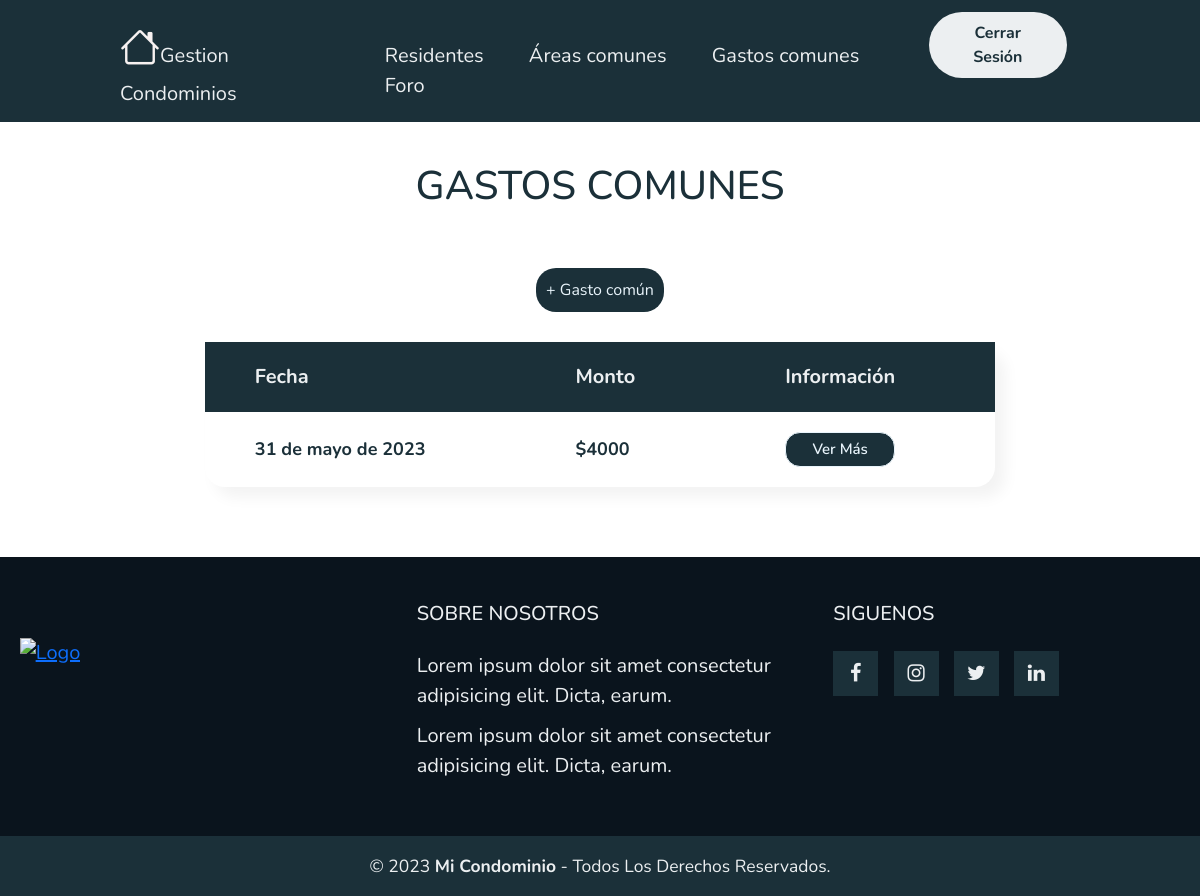
/GastoComun/ (signed in), run on an earlier commit of the app's database.
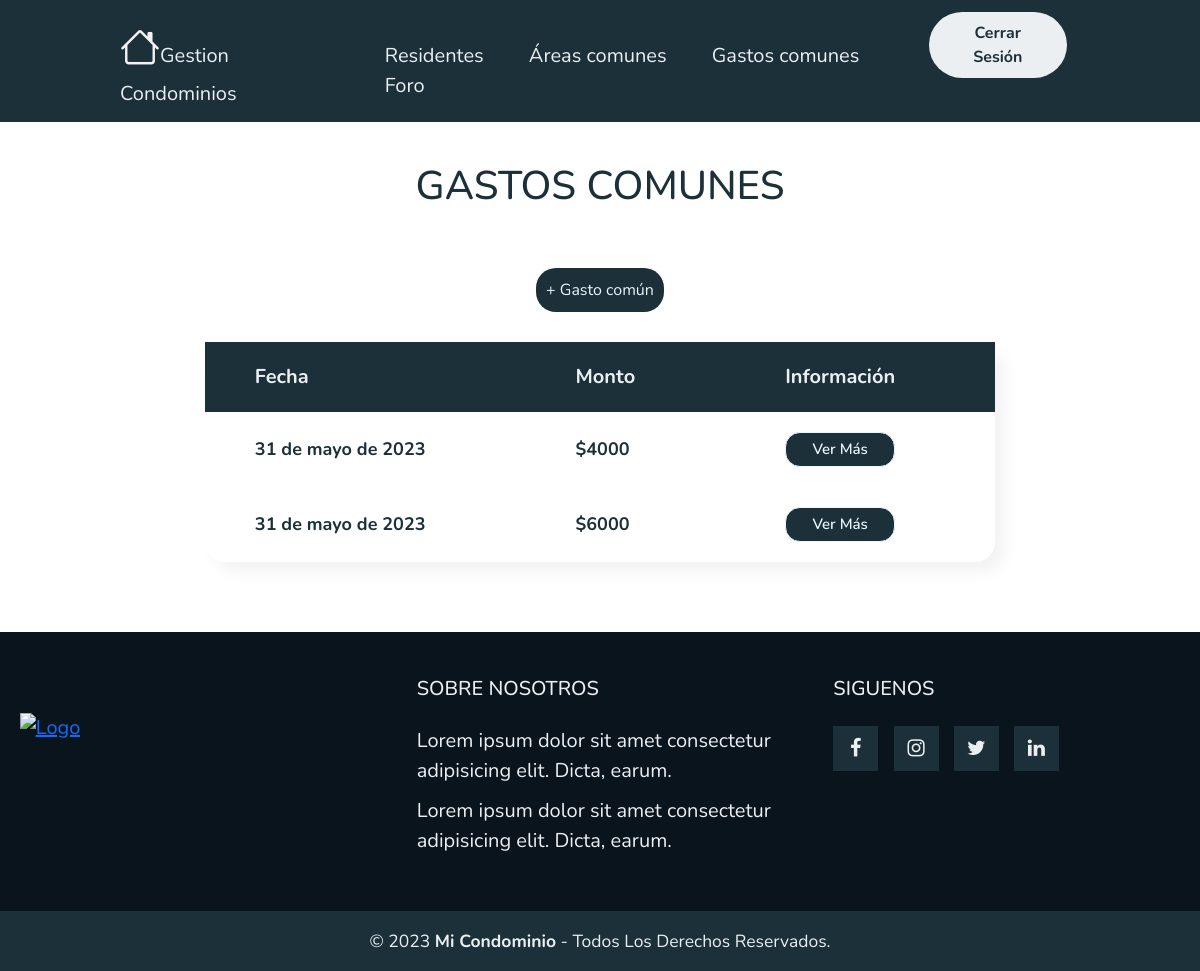
And on a later commit of the database.
### myapp/models.py (models this page shows, shortened)
class PagoComun(models.Model):
    ESTADO_PAGO = (
        ('Pendiente', 'Pendiente'),
        ('Pagado', 'Pagado'),
    )
    estado_pago = models.CharField(max_length=20, choices=ESTADO_PAGO, default='Pendiente')
    nombre = models.CharField(max_length=50)
    monto = models.IntegerField()
    fecha = models.DateField(default=date.today)

### myapp/views.py (the view)
# urls.py: path('GastoComun/',GastoComun,name="GastoComun"),
@login_required
def GastoComun(request):
    data = PagoComun.objects.all()
    page = request.GET.get('page', 1)
    try:
        paginator = Paginator(data, 10)
        data = paginator.page(page)
    except:
        raise Http404
    return render(request, 'myapp/GastosComunes/GastoComun.html',{'entity' : data, 'paginator':paginator})

### myapp/templates/myapp/GastosComunes/GastoComun.html (shortened to what this page needs)
{% extends 'myapp/base.html' %}
{% block contenido %}
{% load static %}
{% load humanize %}
<link rel="stylesheet" href="{% static 'myapp/css/PagarGastoComun/PagarGastoComun.css' %}">
<div class="titulo">
    <h1>GASTOS COMUNES</h1>
</div>
<div style=" display: flex; align-items: center; justify-content: center; margin-top: 50px;">
    {% if user.is_staff %}
    <a style="color: #e9f4fb; outline: none; background-color: #1b3039; border-radius: 20px; padding: 10px 10px 10px; text-decoration: none; "
    href="{% url 'CrearGastoComun' %}">+ Gasto común
    </a>
    {% endif %}
</div>
<div class="tabla">
    <table class="Residentes">
        <thead class="thead">
            <tr style="color: #eceff1;">
                <th>Fecha</th>
                <th>Monto</th>
                {% if user.is_staff %}
                <th>Información</th>
                {% endif %}
            </tr>
        </thead>
        <tbody>
            {% for entity in entity %}
            <tr>
                <th>{{ entity.fecha }}</th>
                <th>${{ entity.monto }}</th>
                {% if user.is_staff %}
                <th><a href="{% url 'UsuariosGastosComunes' entity.id %}"><button>Ver Más</button></a></th>
                {% endif %}
            </tr>
            {% endfor %}
        </tbody>
    </table>
</div>
{% endblock %}

What changed in the data, as far as the page shows it:
added PagoComun: fecha "31 de mayo de 2023", monto "6000"
